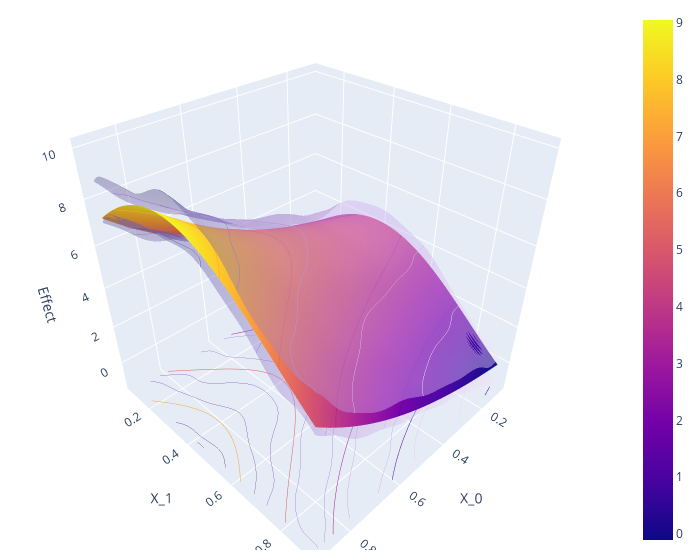

Notebook code cell kept with this figure:
### Code cell
import plotly.graph_objects as go

grid_array = np.array(list(zip(x_0.ravel(), x_1.ravel())))
true_effect = treatment_effect(grid_array).reshape(x_0.shape)
effect = np.asarray(df_cate['effect']).reshape(x_0.shape)
lower_bound = np.asarray(df_cate['2.5 %']).reshape(x_0.shape)
upper_bound = np.asarray(df_cate['97.5 %']).reshape(x_0.shape)

fig = go.Figure(data=[
    go.Surface(x=x_0,
               y=x_1,
               z=true_effect),
    go.Surface(x=x_0,
               y=x_1,
               z=upper_bound, showscale=False, opacity=0.4,colorscale='purp'),
    go.Surface(x=x_0,
               y=x_1,
               z=lower_bound, showscale=False, opacity=0.4,colorscale='purp'),
])
fig.update_traces(contours_z=dict(show=True, usecolormap=True,
                                  highlightcolor="limegreen", project_z=True))

fig.update_layout(scene = dict(
                    xaxis_title='X_0',
                    yaxis_title='X_1',
                    zaxis_title='Effect'),
                    width=700,
                    margin=dict(r=20, b=10, l=10, t=10))

fig.show()

### Figure 1 — Plotly figure (JSON) as saved in the notebook; plotly's stock layout.template omitted (floating-point values rounded to 4 significant figures; data arrays with more than 128 entries replaced by an {"elided": "..."} marker saying what was removed)
{"data": [{"contours": {"z": {"highlightcolor": "limegreen", "project": {"z": true}, "show": true, "usecolormap": true}}, "type": "surface", "x": {"elided": "100x100 float values"}, "y": {"elided": "100x100 float values"}, "z": {"elided": "100x100 float values"}}, {"colorscale": [[0, "rgb(243, 224, 247)"], [0.1667, "rgb(228, 199, 241)"], [0.3333, "rgb(209, 175, 232)"], [0.5, "rgb(185, 152, 221)"], [0.6667, "rgb(159, 130, 206)"], [0.8333, "rgb(130, 109, 186)"], [1, "rgb(99, 88, 159)"]], "contours": {"z": {"highlightcolor": "limegreen", "project": {"z": true}, "show": true, "usecolormap": true}}, "opacity": 0.4, "showscale": false, "type": "surface", "x": {"elided": "100x100 float values"}, "y": {"elided": "100x100 float values"}, "z": {"elided": "100x100 float values"}}, {"colorscale": [[0, "rgb(243, 224, 247)"], [0.1667, "rgb(228, 199, 241)"], [0.3333, "rgb(209, 175, 232)"], [0.5, "rgb(185, 152, 221)"], [0.6667, "rgb(159, 130, 206)"], [0.8333, "rgb(130, 109, 186)"], [1, "rgb(99, 88, 159)"]], "contours": {"z": {"highlightcolor": "limegreen", "project": {"z": true}, "show": true, "usecolormap": true}}, "opacity": 0.4, "showscale": false, "type": "surface", "x": {"elided": "100x100 float values"}, "y": {"elided": "100x100 float values"}, "z": {"elided": "100x100 float values"}}], "layout": {"margin": {"b": 10, "l": 10, "r": 20, "t": 10}, "scene": {"xaxis": {"title": {"text": "X_0"}}, "yaxis": {"title": {"text": "X_1"}}, "zaxis": {"title": {"text": "Effect"}}}, "width": 700}}
